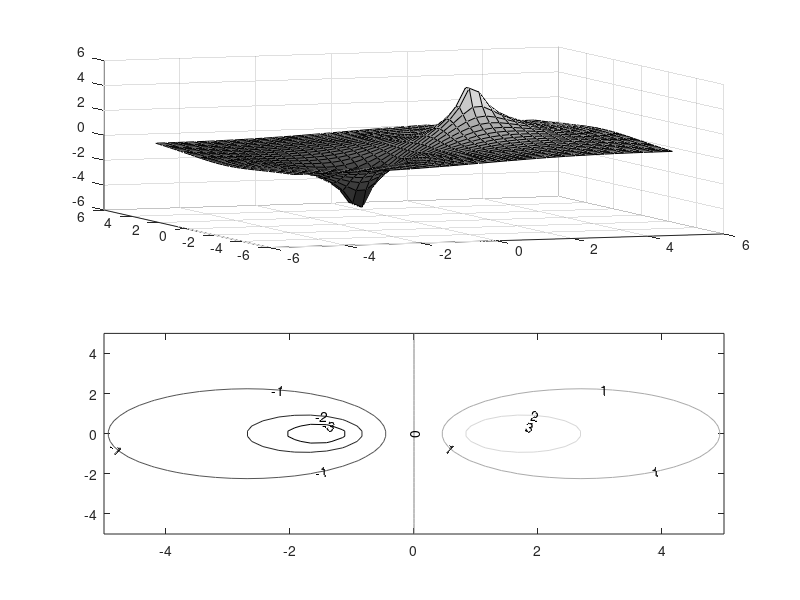

Reproduce this figure in MATLAB.
% sourceSinkPlot  Surface and contour plots of source/sink pair

ngrid = 40;                      %  Number of grid lines
xg = linspace(-5,5,ngrid);       %  Vector of both x and y grid locations
[X,Y] = meshgrid(xg,xg);         %  Prepare for vectorized R calculations

gam = 10;                        %  Strength of the source and sink
a = 1.5;                         %  Distance from origin to source/sink
Rsi   = sqrt( (X+a).^2 + Y.^2 );           %  Distance from sink
Rso = sqrt( (X-a).^2 + Y.^2 );             %  Distance from source
phi = (gam/(2*pi))*(log(Rsi) - log(Rso));  %  Potential function

subplot(2,1,1)                   %  First subplot for surface plot
surf(X,Y,phi)                    %  Create surface plot
view(-20,15)                     %  Adjust the viewing angle

subplot(2,1,2)                   %  Second surface plot for contours
levels = -3:3;                   %  Contour levels to be drawn
cs = contour(xg,xg,phi,levels);  %  Create contours
clabel(cs,levels);               %  and label them

colormap('gray')
